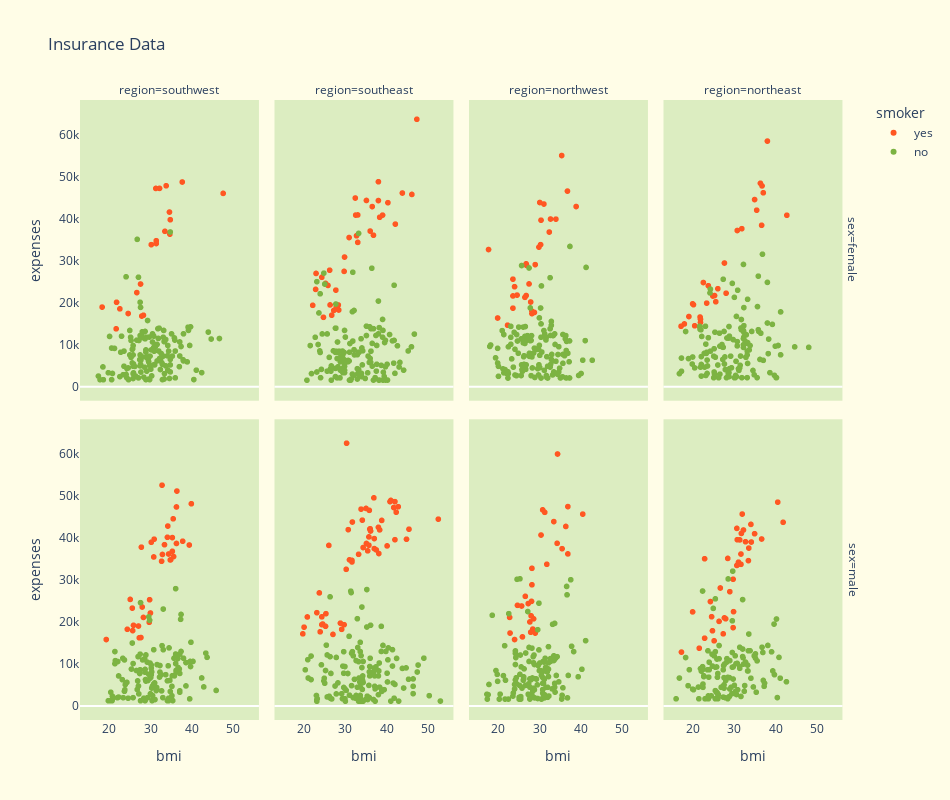

The cell this chart's notebook holds for it:
### Code cell
fig = px.scatter(insurance, 
                 x = insurance.bmi, 
                 y = insurance.expenses, 
                 color = insurance.smoker, 
                 facet_col = insurance.region,
                 facet_row = insurance.sex,
                 color_discrete_map = {"yes":"#FF5722", "no":"#7CB342"},
                 width = 950,
                 height = 800,
                 title = "Insurance Data"
                )

fig.update_layout(
                    plot_bgcolor = "#DCEDC1",
                    paper_bgcolor = "#FFFDE7",
)

fig.update_xaxes(showgrid = False)
fig.update_yaxes(showgrid = False)
fig.show()

### Figure 1 — Plotly figure (JSON) as saved in the notebook; plotly's stock layout.template omitted (floating-point values rounded to 4 significant figures; data arrays with more than 128 entries replaced by an {"elided": "..."} marker saying what was removed)
{"data": [{"hovertemplate": "smoker=yes<br>sex=female<br>region=southwest<br>bmi=%{x}<br>expenses=%{y}<extra></extra>", "legendgroup": "yes", "marker": {"color": "#FF5722", "symbol": "circle"}, "mode": "markers", "name": "yes", "showlegend": true, "type": "scattergl", "x": [27.9, 34.8, 31.3, 28.3, 37.7, 32.2, 31.4, 33.8, 21.7, 22.6, 33.5, 27.6, 47.6, 24.6, 18.3, 31.4, 26.7, 34.6, 21.8, 30.2, 34.7], "xaxis": "x5", "y": [16880.0, 39840.0, 47290.0, 17080.0, 48820.0, 47310.0, 34840.0, 47930.0, 13840.0, 18610.0, 37080.0, 24520.0, 46110.0, 17500.0, 19020.0, 34170.0, 22480.0, 41660.0, 20170.0, 33900.0, 36400.0], "yaxis": "y5"}, {"hovertemplate": "smoker=yes<br>sex=female<br>region=southeast<br>bmi=%{x}<br>expenses=%{y}<extra></extra>", "legendgroup": "yes", "marker": {"color": "#FF5722", "symbol": "circle"}, "mode": "markers", "name": "yes", "showlegend": false, "type": "scattergl", "x": [26.3, 22.9, 24.8, 29.9, 27.9, 36.9, 36.1, 22.2, 26.8, 28.4, 38.1, 47.4, 46.2, 36.6, 33.1, 25.3, 23, 43.9, 38.1, 39.1, 38.4, 26.4, 27.8, 42.2, 32.8, 29.8, 32.5, 33.1, 31, 35.2, 25.9, 32.6, 28.5, 27.3, 24.4, 40.4], "xaxis": "x6", "y": [27810.0, 23240.0, 16580.0, 30940.0, 19110.0, 36150.0, 37130.0, 19440.0, 17090.0, 19520.0, 48890.0, 63770.0, 45860.0, 42970.0, 34440.0, 24670.0, 27040.0, 46200.0, 44400.0, 40930.0, 40420.0, 19540.0, 23070.0, 38790.0, 36020.0, 27530.0, 45010.0, 40970.0, 35600.0, 44420.0, 24180.0, 40940.0, 18330.0, 18220.0, 26130.0, 43900.0], "yaxis": "y6"}, {"hovertemplate": "smoker=yes<br>sex=female<br>region=northwest<br>bmi=%{x}<br>expenses=%{y}<extra></extra>", "legendgroup": "yes", "marker": {"color": "#FF5722", "symbol": "circle"}, "mode": "markers", "name": "yes", "showlegend": false, "type": "scattergl", "x": [22.4, 31.2, 17.8, 26.6, 28.3, 27, 34.1, 30.2, 28.3, 23.7, 39, 32.8, 28.9, 35.5, 26.9, 26.9, 20, 23.7, 30.5, 28, 24.7, 30.4, 36.9, 32.5, 24.1, 30, 27.6, 23.7, 29.1], "xaxis": "x7", "y": [14710.0, 43580.0, 32730.0, 21350.0, 18030.0, 28950.0, 39980.0, 43940.0, 17470.0, 25680.0, 42980.0, 40000.0, 17750.0, 55140.0, 29330.0, 21770.0, 16420.0, 21680.0, 39730.0, 20230.0, 21880.0, 33910.0, 46660.0, 36900.0, 23890.0, 33310.0, 24540.0, 18770.0, 29140.0], "yaxis": "y7"}, {"hovertemplate": "smoker=yes<br>sex=female<br>region=northeast<br>bmi=%{x}<br>expenses=%{y}<extra></extra>", "legendgroup": "yes", "marker": {"color": "#FF5722", "symbol": "circle"}, "mode": "markers", "name": "yes", "showlegend": false, "type": "scattergl", "x": [31.9, 23.4, 36.7, 27.7, 28.1, 36.8, 22.6, 36.4, 24.9, 18, 20.2, 17.2, 38.1, 21.9, 21.8, 26.1, 30.8, 35.5, 23.8, 37.1, 20, 20.5, 35, 19.1, 42.8, 25.3, 25.6, 21.7, 21.9], "xaxis": "x8", "y": [37700.0, 19960.0, 38510.0, 29520.0, 22330.0, 47900.0, 24870.0, 48520.0, 21660.0, 15010.0, 19590.0, 14460.0, 58570.0, 15360.0, 16660.0, 23400.0, 37270.0, 42110.0, 24110.0, 46260.0, 19800.0, 14570.0, 44640.0, 16780.0, 40900.0, 21770.0, 20300.0, 14280.0, 16120.0], "yaxis": "y8"}, {"hovertemplate": "smoker=yes<br>sex=male<br>region=southwest<br>bmi=%{x}<br>expenses=%{y}<extra></extra>", "legendgroup": "yes", "marker": {"color": "#FF5722", "symbol": "circle"}, "mode": "markers", "name": "yes", "showlegend": false, "type": "scattergl", "x": [35.3, 36.3, 35.6, 36.4, 39.9, 28, 19.3, 34.8, 34.2, 27.7, 30.8, 32.9, 30, 25.1, 25.7, 34.4, 28.3, 37.8, 25.6, 34.1, 35.3, 35.5, 27.1, 24.4, 29.7, 30.2, 25.9, 32.7, 30.9, 29.8, 32.8, 33.4, 27.3, 36.3, 39.4, 34.9, 27.8], "xaxis": "x", "y": [36840.0, 38711, 35590.0, 51190.0, 48170.0, 23570.0, 15820.0, 34780.0, 42860.0, 16300.0, 35490.0, 36090.0, 22140.0, 25380.0, 17940.0, 36200.0, 21080.0, 39240.0, 23310.0, 40180.0, 40100.0, 44590.0, 19040.0, 18260.0, 19930.0, 39000.0, 19200.0, 34470.0, 39730.0, 25310.0, 52590.0, 38420.0, 16230.0, 47400.0, 38340.0, 34830.0, 37830.0], "yaxis": "y"}, {"hovertemplate": "smoker=yes<br>sex=male<br>region=southeast<br>bmi=%{x}<br>expenses=%{y}<extra></extra>", "legendgroup": "yes", "marker": {"color": "#FF5722", "symbol": "circle"}, "mode": "markers", "name": "yes", "showlegend": false, "type": "scattergl", "x": [42.1, 35.2, 34.4, 31.7, 24, 37.6, 35.1, 25.3, 24.4, 35.5, 24.6, 34.2, 42.4, 19.8, 45.5, 25.4, 36, 40.2, 33.9, 35.9, 23.2, 30.3, 26.1, 42.1, 38.1, 31.1, 35.8, 24.4, 29.2, 38.2, 20.9, 31.8, 28.9, 38.9, 40.9, 42.9, 30.8, 20.1, 36.1, 37.1, 52.6, 41.1, 37.1, 31.7, 36.2, 38.4, 33.3, 35.8, 44.9, 29.8, 41.8, 37, 23.8, 27.1, 30.4], "xaxis": "x2", "y": [39610.0, 38710.0, 37740.0, 34300.0, 17660.0, 37170.0, 47060.0, 18970.0, 21220.0, 36950.0, 19520.0, 44260.0, 46150.0, 17180.0, 42110.0, 21980.0, 42120.0, 38130.0, 46890.0, 46600.0, 22220.0, 32550.0, 38250.0, 48680.0, 42560.0, 34810.0, 40270.0, 19362, 18250.0, 36310.0, 21200.0, 43810.0, 19720.0, 44200.0, 48670.0, 47460.0, 42000.0, 18770.0, 42210.0, 37480.0, 44500.0, 48970.0, 39870.0, 34670.0, 41680.0, 41950.0, 36120.0, 38280.0, 39720.0, 19350.0, 47270.0, 49580.0, 26930.0, 17040.0, 62590.0], "yaxis": "y2"}, {"hovertemplate": "smoker=yes<br>sex=male<br>region=northwest<br>bmi=%{x}<br>expenses=%{y}<extra></extra>", "legendgroup": "yes", "marker": {"color": "#FF5722", "symbol": "circle"}, "mode": "markers", "name": "yes", "showlegend": false, "type": "scattergl", "x": [37, 22.9, 28, 28.7, 30.5, 29.1, 33.6, 31.9, 37, 34.4, 36.5, 27.4, 26.7, 28.3, 25.8, 40.6, 28.3, 31.4, 28.5, 24.1, 27.8, 24.8, 23, 28.2, 26, 35.6, 34.5, 30.9, 28.1], "xaxis": "x3", "y": [47500.0, 21100.0, 17560.0, 20750.0, 40720.0, 17350.0, 43920.0, 33750.0, 36220.0, 38750.0, 42760.0, 24390.0, 26110.0, 28870.0, 23810.0, 45700.0, 32790.0, 46130.0, 18310.0, 15820.0, 20010.0, 23970.0, 17360.0, 24920.0, 16450.0, 37470.0, 60020.0, 46720.0, 21470.0], "yaxis": "y3"}, {"hovertemplate": "smoker=yes<br>sex=male<br>region=northeast<br>bmi=%{x}<br>expenses=%{y}<extra></extra>", "legendgroup": "yes", "marker": {"color": "#FF5722", "symbol": "circle"}, "mode": "markers", "name": "yes", "showlegend": false, "type": "scattergl", "x": [36.7, 29.8, 20, 31.4, 25.2, 41.9, 27.7, 17.3, 31.8, 24.3, 40.6, 32.3, 30.7, 32.8, 28.5, 33.5, 26.4, 32, 31.7, 34.1, 24.8, 28, 30.8, 29, 31.7, 22.9, 34.2, 35, 22.9, 21.6, 30.7, 27.4, 33.6, 29.8, 31.1, 29.9, 24.6, 26.7], "xaxis": "x4", "y": [39770.0, 30180.0, 22410.0, 39560.0, 15520.0, 43750.0, 20980.0, 12830.0, 41100.0, 24870.0, 48550.0, 41920.0, 42300.0, 39130.0, 35150.0, 34620.0, 20150.0, 45710.0, 36190.0, 43250.0, 17900.0, 20770.0, 39600.0, 27220.0, 33730.0, 35070.0, 39050.0, 41030.0, 16140.0, 13750.0, 33480.0, 17180.0, 37610.0, 18650.0, 34250.0, 22460.0, 21260.0, 28100.0], "yaxis": "y4"}, {"hovertemplate": "smoker=no<br>sex=female<br>region=southwest<br>bmi=%{x}<br>expenses=%{y}<extra></extra>", "legendgroup": "no", "marker": {"color": "#7CB342", "symbol": "circle"}, "mode": "markers", "name": "no", "showlegend": true, "type": "scattergl", "x": {"elided": "141 float values"}, "xaxis": "x5", "y": {"elided": "141 float values"}, "yaxis": "y5"}, {"hovertemplate": "smoker=no<br>sex=female<br>region=southeast<br>bmi=%{x}<br>expenses=%{y}<extra></extra>", "legendgroup": "no", "marker": {"color": "#7CB342", "symbol": "circle"}, "mode": "markers", "name": "no", "showlegend": false, "type": "scattergl", "x": {"elided": "139 float values"}, "xaxis": "x6", "y": {"elided": "139 float values"}, "yaxis": "y6"}, {"hovertemplate": "smoker=no<br>sex=female<br>region=northwest<br>bmi=%{x}<br>expenses=%{y}<extra></extra>", "legendgroup": "no", "marker": {"color": "#7CB342", "symbol": "circle"}, "mode": "markers", "name": "no", "showlegend": false, "type": "scattergl", "x": {"elided": "135 float values"}, "xaxis": "x7", "y": {"elided": "135 float values"}, "yaxis": "y7"}, {"hovertemplate": "smoker=no<br>sex=female<br>region=northeast<br>bmi=%{x}<br>expenses=%{y}<extra></extra>", "legendgroup": "no", "marker": {"color": "#7CB342", "symbol": "circle"}, "mode": "markers", "name": "no", "showlegend": false, "type": "scattergl", "x": {"elided": "132 float values"}, "xaxis": "x8", "y": {"elided": "132 float values"}, "yaxis": "y8"}, {"hovertemplate": "smoker=no<br>sex=male<br>region=southwest<br>bmi=%{x}<br>expenses=%{y}<extra></extra>", "legendgroup": "no", "marker": {"color": "#7CB342", "symbol": "circle"}, "mode": "markers", "name": "no", "showlegend": false, "type": "scattergl", "x": [34.4, 24.6, 40.3, 20.8, 37.3, 27.4, 30.8, 37.1, 34.7, 34.1, 28.4, 39.6, 30.3, 29.2, 22.3, 33, 30.8, 27.5, 35.3, 20.9, 30.3, 30.2, 26.8, 26.6, 27.2, 36.7, 34.5, 27.6, 30.5, 34.4, 25.6, 20.4, 23.9, 30.2, 33.1, 26.9, 28.9, 38.6, 29.6, 23.4, 37.4, 39.6, 34.3, 28.7, 43.4, 28.7, 30.4, 35.7, 30.8, 21.4, 23.8, 30.5, 30.2, 20.7, 32.6, 31.4, 38, 36.1, 29.3, 39.7, 42.4, 28.7, 36.1, 20.3, 36.2, 28.9, 36.6, 37.4, 35.4, 21.4, 23.7, 27, 35.2, 32.3, 36.1, 27.6, 22.3, 37.1, 33.7, 33.1, 31.5, 31.1, 28.1, 25.4, 29.9, 43.7, 36.2, 30.1, 28.8, 34.8, 39.5, 39.8, 31, 23.2, 25.8, 35.8, 27.1, 25.8, 29.6, 37, 31.6, 31.5, 22.1, 32.7, 28.6, 29.8, 30, 29.9, 32.8, 45.9, 32.3, 21.5, 34.1, 35.2, 37.1, 23.3, 24.3, 29.4, 19.8, 37.1, 27.5, 23.7, 22, 32.2, 42.9, 38.6], "xaxis": "x", "y": [1827.0, 1837.0, 10600.0, 2302.0, 20630.0, 7727.0, 4647.0, 7740.0, 6082.0, 1261.0, 1843.0, 10450.0, 8117.0, 10440.0, 7147.0, 1980.0, 5254.0, 12330.0, 7197.0, 1832.0, 4261.0, 7441.0, 3906.0, 8444.0, 2866.0, 9145.0, 13820.0, 24600.0, 4751.0, 1262.0, 14990.0, 3260.0, 5080.0, 8968.0, 23080.0, 5970.0, 5927.0, 4762.0, 7512.0, 1970.0, 21797, 10600.0, 9563.0, 1254.0, 12570.0, 8028.0, 1256.0, 11360.0, 13390.0, 12960.0, 3848.0, 2494.0, 9725.0, 1243.0, 7442.0, 3659.0, 11370.0, 10090.0, 1978.0, 9391.0, 6666.0, 8703.0, 12360.0, 1242.0, 8068.0, 12150.0, 11260.0, 12980.0, 1263.0, 10070.0, 3484.0, 11740.0, 2417.0, 8063.0, 27940.0, 1252.0, 2103.0, 3598.0, 7446.0, 13390.0, 4402.0, 1526.0, 10970.0, 8782.0, 6600.0, 11580.0, 8458.0, 6849.0, 6282.0, 3443.0, 1683.0, 15170.0, 5488.0, 6250.0, 10100.0, 7160.0, 4746.0, 1973.0, 21230.0, 8799.0, 9850.0, 4076.0, 10580.0, 3591.0, 11250.0, 20420.0, 2904.0, 10210.0, 14360.0, 3693.0, 9630.0, 10790.0, 5980.0, 4671.0, 12350.0, 11350.0, 5615.0, 6059.0, 1242.0, 3277.0, 8615.0, 10960.0, 1965.0, 6876.0, 4536.0, 10330.0], "yaxis": "y"}, {"hovertemplate": "smoker=no<br>sex=male<br>region=southeast<br>bmi=%{x}<br>expenses=%{y}<extra></extra>", "legendgroup": "no", "marker": {"color": "#7CB342", "symbol": "circle"}, "mode": "markers", "name": "no", "showlegend": false, "type": "scattergl", "x": {"elided": "134 float values"}, "xaxis": "x2", "y": {"elided": "134 float values"}, "yaxis": "y2"}, {"hovertemplate": "smoker=no<br>sex=male<br>region=northwest<br>bmi=%{x}<br>expenses=%{y}<extra></extra>", "legendgroup": "no", "marker": {"color": "#7CB342", "symbol": "circle"}, "mode": "markers", "name": "no", "showlegend": false, "type": "scattergl", "x": {"elided": "132 float values"}, "xaxis": "x3", "y": {"elided": "132 float values"}, "yaxis": "y3"}, {"hovertemplate": "smoker=no<br>sex=male<br>region=northeast<br>bmi=%{x}<br>expenses=%{y}<extra></extra>", "legendgroup": "no", "marker": {"color": "#7CB342", "symbol": "circle"}, "mode": "markers", "name": "no", "showlegend": false, "type": "scattergl", "x": [29.8, 26.2, 23.8, 37.1, 27.4, 28.5, 26.9, 25.5, 32.2, 28.6, 23.8, 22.4, 32.5, 28.2, 18.9, 16, 20, 41.2, 25.5, 29, 25.8, 27.5, 27.6, 29.6, 23, 27.6, 34.9, 33.3, 32.8, 37.3, 40.9, 34.1, 36.8, 33.3, 35.2, 30.4, 22.1, 35.6, 31.4, 31.4, 30.6, 31.7, 29.5, 29.6, 25.9, 27.9, 26, 32.1, 22.4, 30.9, 39.4, 25.5, 28, 35.4, 33.4, 25.5, 20.2, 27, 28.9, 22.7, 38.2, 33.9, 30.8, 28.5, 26.4, 26.1, 27.4, 40.5, 24, 33.6, 27.6, 37.4, 26, 39.8, 37, 22.5, 25.8, 22.5, 24.7, 30.5, 23.7, 21.9, 24, 32.1, 22.5, 27.3, 32.6, 32.1, 29.7, 18.3, 24.8, 25.7, 25.5, 21.4, 30.1, 34.7, 19.2, 29.3, 25, 27.7, 28.9, 23.1, 35.2, 26.4, 29.8, 42.7, 31.4, 26, 29, 24.5, 29.6, 40.3, 23.6, 32.3, 21.5, 39.1, 23.9, 16.8, 30.3, 22.7, 25.2, 26.1, 28.3, 39.7, 33.5], "xaxis": "x4", "y": [6406.0, 2721.0, 2395.0, 6080.0, 8606.0, 6799.0, 4441.0, 3645.0, 11490.0, 30260, 1706.0, 27380.0, 3491.0, 10410.0, 4828.0, 1695.0, 4005.0, 6610.0, 9225.0, 4041.0, 9282.0, 9618.0, 4237.0, 20280.0, 1705.0, 6747.0, 11940.0, 9723.0, 10440.0, 4668.0, 11570.0, 6600.0, 13980.0, 8334.0, 12400.0, 3482.0, 8303.0, 10740.0, 8964.0, 9290.0, 2727.0, 2255.0, 2897.0, 12731, 11170.0, 1967.0, 6837.0, 11763, 9361.0, 3858.0, 8343.0, 1708, 6067.0, 3269.0, 8335.0, 12910.0, 3861.0, 4435.0, 6749.0, 7173.0, 14410.0, 13140.0, 10140.0, 1712.0, 11240.0, 7730.0, 2104.0, 1984.0, 8604.0, 17130.0, 5031.0, 5429.0, 3071.0, 7448.0, 12740.0, 5210.0, 3310.0, 4429.0, 12320.0, 10070.0, 13130.0, 8891.0, 10420.0, 13555, 8689.0, 4661.0, 4847.0, 25330.0, 32110.0, 11530.0, 9501.0, 3280.0, 25520.0, 4500.0, 4915.0, 4519.0, 8628.0, 4438.0, 23240.0, 9958.0, 2251.0, 1705.0, 11390.0, 14390.0, 9288.0, 5757.0, 13970.0, 2102.0, 10800.0, 2396.0, 9222.0, 20710.0, 8604.0, 9964.0, 1702.0, 12890.0, 6858.0, 6641.0, 11940.0, 6986.0, 11930.0, 1709.0, 11270.0, 19500.0, 13140.0], "yaxis": "y4"}], "layout": {"annotations": [{"font": {}, "showarrow": false, "text": "region=southwest", "x": 0.115, "xanchor": "center", "xref": "paper", "y": 1, "yanchor": "bottom", "yref": "paper"}, {"font": {}, "showarrow": false, "text": "region=southeast", "x": 0.365, "xanchor": "center", "xref": "paper", "y": 1, "yanchor": "bottom", "yref": "paper"}, {"font": {}, "showarrow": false, "text": "region=northwest", "x": 0.615, "xanchor": "center", "xref": "paper", "y": 1, "yanchor": "bottom", "yref": "paper"}, {"font": {}, "showarrow": false, "text": "region=northeast", "x": 0.865, "xanchor": "center", "xref": "paper", "y": 1, "yanchor": "bottom", "yref": "paper"}, {"font": {}, "showarrow": false, "text": "sex=male", "textangle": 90, "x": 0.98, "xanchor": "left", "xref": "paper", "y": 0.2425, "yanchor": "middle", "yref": "paper"}, {"font": {}, "showarrow": false, "text": "sex=female", "textangle": 90, "x": 0.98, "xanchor": "left", "xref": "paper", "y": 0.7575, "yanchor": "middle", "yref": "paper"}], "height": 800, "legend": {"title": {"text": "smoker"}, "tracegroupgap": 0}, "paper_bgcolor": "#FFFDE7", "plot_bgcolor": "#DCEDC1", "title": {"text": "Insurance Data"}, "width": 950, "xaxis": {"anchor": "y", "autorange": true, "domain": [0, 0.23], "range": [12.93, 56.17], "showgrid": false, "title": {"text": "bmi"}, "type": "linear"}, "xaxis2": {"anchor": "y2", "autorange": true, "domain": [0.25, 0.48], "matches": "x", "range": [12.93, 56.17], "showgrid": false, "title": {"text": "bmi"}, "type": "linear"}, "xaxis3": {"anchor": "y3", "autorange": true, "domain": [0.5, 0.73], "matches": "x", "range": [12.93, 56.17], "showgrid": false, "title": {"text": "bmi"}, "type": "linear"}, "xaxis4": {"anchor": "y4", "autorange": true, "domain": [0.75, 0.98], "matches": "x", "range": [12.93, 56.17], "showgrid": false, "title": {"text": "bmi"}, "type": "linear"}, "xaxis5": {"anchor": "y5", "autorange": true, "domain": [0, 0.23], "matches": "x", "range": [12.93, 56.17], "showgrid": false, "showticklabels": false, "type": "linear"}, "xaxis6": {"anchor": "y6", "autorange": true, "domain": [0.25, 0.48], "matches": "x", "range": [12.93, 56.17], "showgrid": false, "showticklabels": false, "type": "linear"}, "xaxis7": {"anchor": "y7", "autorange": true, "domain": [0.5, 0.73], "matches": "x", "range": [12.93, 56.17], "showgrid": false, "showticklabels": false, "type": "linear"}, "xaxis8": {"anchor": "y8", "autorange": true, "domain": [0.75, 0.98], "matches": "x", "range": [12.93, 56.17], "showgrid": false, "showticklabels": false, "type": "linear"}, "yaxis": {"anchor": "x", "autorange": true, "domain": [0, 0.485], "range": [-3351.0, 68240.0], "showgrid": false, "title": {"text": "expenses"}, "type": "linear"}, "yaxis2": {"anchor": "x2", "autorange": true, "domain": [0, 0.485], "matches": "y", "range": [-3351.0, 68240.0], "showgrid": false, "showticklabels": false, "type": "linear"}, "yaxis3": {"anchor": "x3", "autorange": true, "domain": [0, 0.485], "matches": "y", "range": [-3351.0, 68240.0], "showgrid": false, "showticklabels": false, "type": "linear"}, "yaxis4": {"anchor": "x4", "autorange": true, "domain": [0, 0.485], "matches": "y", "range": [-3351.0, 68240.0], "showgrid": false, "showticklabels": false, "type": "linear"}, "yaxis5": {"anchor": "x5", "autorange": true, "domain": [0.515, 1], "matches": "y", "range": [-3351.0, 68240.0], "showgrid": false, "title": {"text": "expenses"}, "type": "linear"}, "yaxis6": {"anchor": "x6", "autorange": true, "domain": [0.515, 1], "matches": "y", "range": [-3351.0, 68240.0], "showgrid": false, "showticklabels": false, "type": "linear"}, "yaxis7": {"anchor": "x7", "autorange": true, "domain": [0.515, 1], "matches": "y", "range": [-3351.0, 68240.0], "showgrid": false, "showticklabels": false, "type": "linear"}, "yaxis8": {"anchor": "x8", "autorange": true, "domain": [0.515, 1], "matches": "y", "range": [-3351.0, 68240.0], "showgrid": false, "showticklabels": false, "type": "linear"}}}
